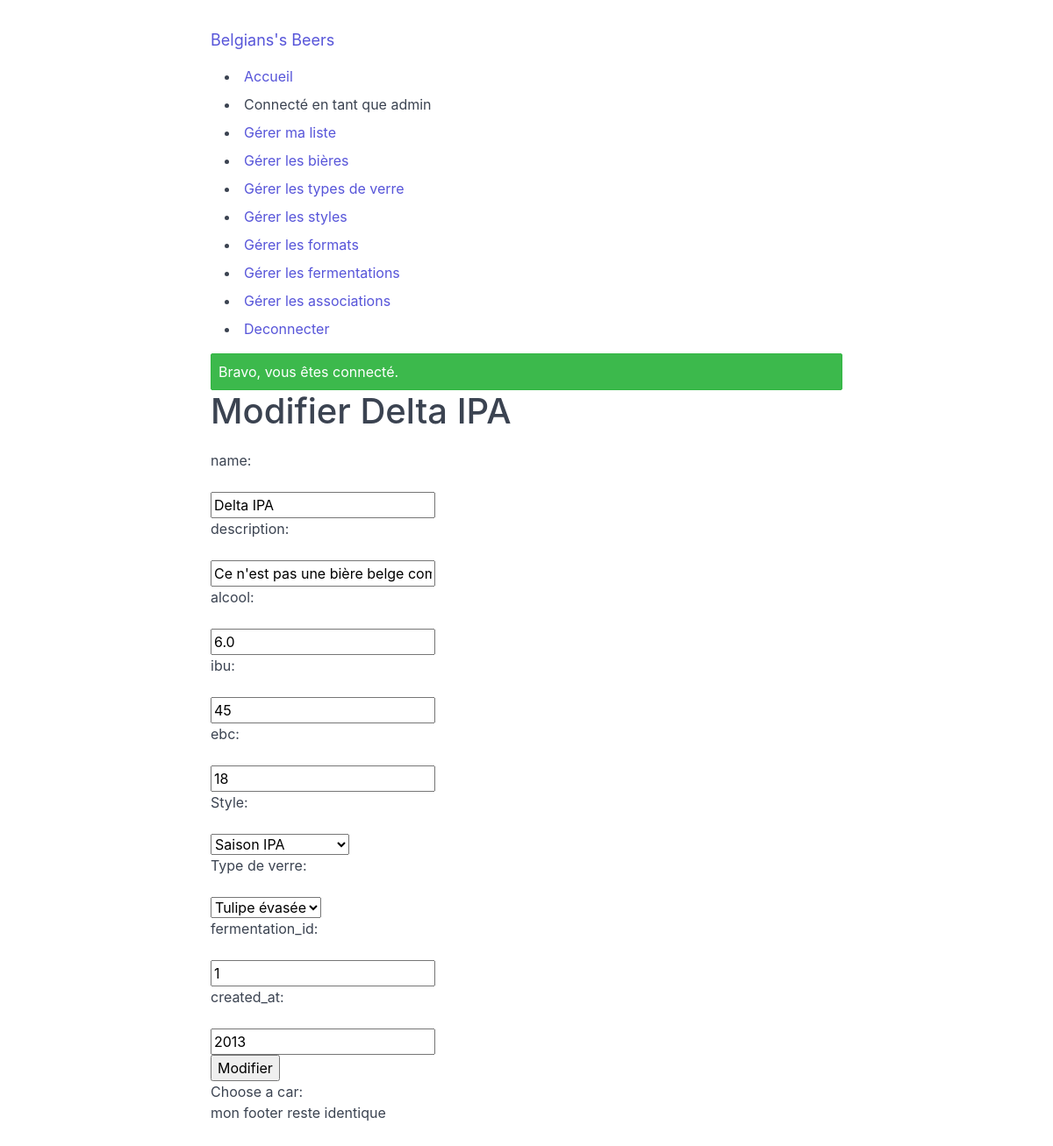
Screenshot of /admin/beers/show.php?id=1 (signed in) with the database file from the repository.
### tables this page shows
CREATE TABLE IF NOT EXISTS `beers` (
  `id` int(11) NOT NULL AUTO_INCREMENT,
  `name` varchar(255) NOT NULL,
  `description` text,
  `alcool` decimal(3,1) DEFAULT NULL,
  `ibu` float DEFAULT NULL,
  `ebc` float DEFAULT NULL,
  `style_id` int(11) DEFAULT '1',
  `type_verre_id` int(11) DEFAULT '1',
  `fermentation_id` int(11) DEFAULT '1',
  `picture` varchar(255) DEFAULT NULL,
  `created_at` int(4) DEFAULT NULL,
  `date_add` datetime DEFAULT CURRENT_TIMESTAMP,
  PRIMARY KEY (`id`) USING BTREE,
  UNIQUE KEY `name` (`name`)
);

CREATE TABLE IF NOT EXISTS `beer_styles` (
  `id` int(11) NOT NULL AUTO_INCREMENT,
  `name` varchar(50) NOT NULL,
  PRIMARY KEY (`id`),
  UNIQUE KEY `Style` (`name`)
);

CREATE TABLE IF NOT EXISTS `beer_glasses` (
  `id` int(11) NOT NULL AUTO_INCREMENT,
  `name` varchar(15) NOT NULL,
  PRIMARY KEY (`id`) USING BTREE
);

### app/controllers/admin/beers/show.php (called while the page is built, shortened)
<?php
$id = $_GET['id'];
$beer = Beer::find($id);
$view['beer'] = $beer;
$view['form_fields'] = ["name", "description", "alcool", "ibu", "ebc", "style_id", "type_verre_id", "fermentation_id", "created_at"];
include_once 'views/layouts/default.php';

### public/admin/beers/show.php (called while the page is built, shortened)
<?php
require_once 'controllers/admin/beers/show.php';

### app/models/database.php (called while the page is built, shortened)
<?php
class Database
{
  private static function connectionInit()
  {
    $connection = new PDO("mysql:host=" . self::DB_SERVER . ";dbname=" . self::DB_DATABASE . ";charset=utf8", self::DB_USERNAME, self::DB_PASSWORD);
    return $connection;
  }
  public static function all($table, $order = "id", $limit = 1000)
  {
    $query = self::connectionInit()->prepare("SELECT * FROM `" . $table . "` ORDER BY `" . $order . "` ASC LIMIT " . $limit . "");
    $query->execute();
    return $query->fetchAll(PDO::FETCH_OBJ);
  }
  public static function find($table, $id)
  {
    $query = self::connectionInit()->prepare("SELECT * FROM `" . $table . "` WHERE `id` = " . $id . "");
    $query->execute();
    return $query->fetch(PDO::FETCH_OBJ);
  }
}

### app/models/beer.php (called while the page is built, shortened)
<?php
class Beer
{
  private static function populate($data)
  {
    $item = new self();
    foreach (get_object_vars($item) as $ik => $iv) {
      $item->$ik = isset($data->$ik) ? $data->$ik : $iv;
    }
    return $item;
  }
  public static function find($id)
  {
    $data = Database::find(self::TABLE_NAME, $id);
    return $data ? self::populate($data) : null;
  }
}

### app/models/beerStyle.php (called while the page is built, shortened)
<?php
class BeerStyle
{
  private static function populate($data)
  {
    $item = new self();
    foreach (get_object_vars($item) as $ik => $iv) {
      $item->$ik = isset($data->$ik) ? $data->$ik : $iv;
    }
    return $item;
  }
  public static function all($items = [])
  {
    $datas = Database::all(self::TABLE_NAME);
    foreach ($datas as $data) {
      array_push($items, self::populate($data));
    }
    return $items;
  }
}

### app/models/beerGlass.php (called while the page is built, shortened)
<?php
class BeerGlass
{
  private static function populate($data)
  {
    $item = new self();
    foreach (get_object_vars($item) as $ik => $iv) {
      $item->$ik = isset($data->$ik) ? $data->$ik : $iv;
    }
    return $item;
  }
  public static function all($items = [])
  {
    $datas = Database::all(self::TABLE_NAME);
    foreach ($datas as $data) {
      array_push($items, self::populate($data));
    }
    return $items;
  }
}

### app/views/admin/beers/show.php (the view)
<h1>Modifier <?= $view['beer']->name ?></h1>
<form method="post" action="/admin/beers/update.php?id=<?= $view['beer']->id ?>">
  <?php foreach ($view['form_fields'] as $f) : ?>
    <?php if ($f == "type_verre_id") : ?>
      <div>
        <label for="beer_type_verre_id">
          <p>Type de verre:</p>
        </label>
        <select id="beer_type_verre_id" name="beer_type_verre_id">
          <?php foreach (BeerGlass::all() as $glass) : ?>
            <option value="<?= $glass->id ?>" <?= ($glass->id == $view['beer']->type_verre_id) ? "selected" : "" ?>><?= $glass->name ?></option>
          <?php endforeach ?>
        </select>
      </div>
    <?php elseif ($f == "style_id") : ?>
      <div>
        <label for="beer_style_id">
          <p>Style:</p>
        </label>
        <select id="beer_style_id" name="beer_style_id">
          <?php foreach (BeerStyle::all() as $style) : ?>
            <option value="<?= $style->id ?>" <?= ($style->id == $view['beer']->style_id) ? "selected" : "" ?>><?= $style->name ?></option>
          <?php endforeach ?>
        </select>
      </div>
    <?php else : ?>
      <div>
        <label for="beer_<?= $f ?>">
          <p><?= $f ?>:</p>
        </label>
        <input type="text" id="beer_<?= $f ?>" name="beer_<?= $f ?>" value="<?= $view['beer']->$f ?>">
      </div>
    <?php endif ?>
  <?php endforeach ?>
  <input type="submit" value="Modifier" />
</form>
<label for="cars">Choose a car:</label>

### rows the page displays
beers: name "Delta IPA", beer_style_id "Saison IPA", beer_type_verre_id "Tulipe évasée"

### other values shown
currentUser()->username "admin"
$alert['message'] "Bravo, vous êtes connecté."
$f "name"
$f "description"
$f "alcool"
$f "ibu"
$f "ebc"
$f "fermentation_id"
$f "created_at"
